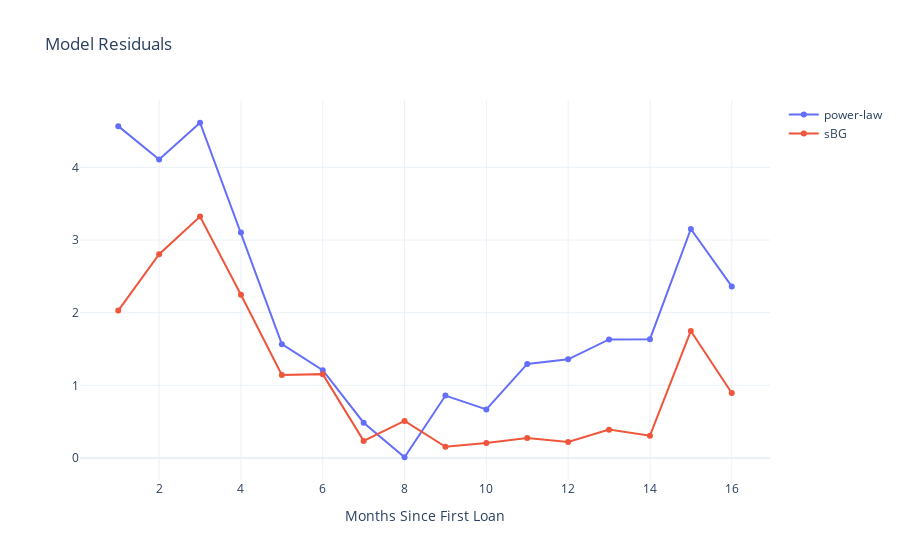

The notebook cell saved with this chart:
### Code cell
power_res = abs(power_fit[:len(arr)] - arr)
sbg_res = abs(sBG_forecast[:len(arr)] - arr)

traces = [
    go.Scatter(name='power-law', x=arr.index, y=power_res),
    go.Scatter(name='sBG', x=arr.index, y=sbg_res)
]

fig = go.Figure(traces)
fig.update_layout(title='Model Residuals', xaxis=dict(title='Months Since First Loan'))

fig.show()

### Figure 1 — Plotly figure (JSON) as saved in the notebook; plotly's stock layout.template omitted (floating-point values rounded to 4 significant figures)
{"data": [{"name": "power-law", "type": "scatter", "x": [1, 2, 3, 4, 5, 6, 7, 8, 9, 10, 11, 12, 13, 14, 15, 16], "y": [4.567, 4.108, 4.613, 3.103, 1.567, 1.208, 0.4864, 0.01065, 0.8593, 0.6688, 1.295, 1.358, 1.631, 1.635, 3.151, 2.362]}, {"name": "sBG", "type": "scatter", "x": [1, 2, 3, 4, 5, 6, 7, 8, 9, 10, 11, 12, 13, 14, 15, 16], "y": [2.028, 2.805, 3.323, 2.246, 1.144, 1.154, 0.2359, 0.5105, 0.1541, 0.2069, 0.2762, 0.2196, 0.3907, 0.3073, 1.748, 0.8941]}], "layout": {"title": {"text": "Model Residuals"}, "xaxis": {"title": {"text": "Months Since First Loan"}}}}
